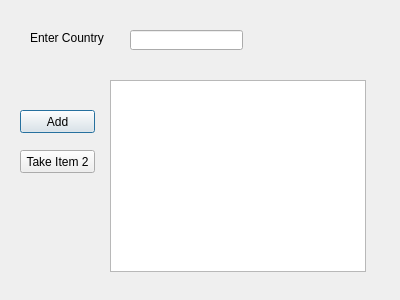
<?xml version="1.0" encoding="UTF-8"?>
<ui version="4.0">
 <class>Dialog</class>
 <widget class="QDialog" name="Dialog">
  <property name="geometry">
   <rect>
    <x>0</x>
    <y>0</y>
    <width>400</width>
    <height>300</height>
   </rect>
  </property>
  <property name="windowTitle">
   <string>Dialog</string>
  </property>
  <widget class="QLabel" name="lblCountry">
   <property name="geometry">
    <rect>
     <x>30</x>
     <y>30</y>
     <width>81</width>
     <height>16</height>
    </rect>
   </property>
   <property name="text">
    <string>Enter Country</string>
   </property>
  </widget>
  <widget class="QLineEdit" name="lineEdit_Country">
   <property name="geometry">
    <rect>
     <x>130</x>
     <y>30</y>
     <width>113</width>
     <height>20</height>
    </rect>
   </property>
  </widget>
  <widget class="QPushButton" name="btnAdd">
   <property name="geometry">
    <rect>
     <x>20</x>
     <y>110</y>
     <width>75</width>
     <height>23</height>
    </rect>
   </property>
   <property name="text">
    <string>Add</string>
   </property>
  </widget>
  <widget class="QPushButton" name="btnTake2">
   <property name="geometry">
    <rect>
     <x>20</x>
     <y>150</y>
     <width>75</width>
     <height>23</height>
    </rect>
   </property>
   <property name="text">
    <string>Take Item 2</string>
   </property>
  </widget>
  <widget class="QListWidget" name="listWidget">
   <property name="geometry">
    <rect>
     <x>110</x>
     <y>80</y>
     <width>256</width>
     <height>192</height>
    </rect>
   </property>
  </widget>
 </widget>
 <resources/>
 <connections/>
</ui>
